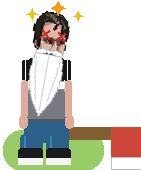

This chart was generated by the following Python code:
from PIL import Image, ImageDraw

def create_died_sprite(is_old=False):
    face_img = Image.open('scratch/face_young_clean.png').convert('RGBA')
    fw, fh = face_img.size
    sprite = Image.new('RGBA', (141, 170), (0, 0, 0, 0))
    draw = ImageDraw.Draw(sprite)

    # 1. Grass mound
    draw.rounded_rectangle([3, 130, 103, 170], radius=19, fill=(153, 204, 102, 255))

    # 2. Fallen Axe on right
    draw.rounded_rectangle([38, 127, 132, 139], radius=6, fill=(130, 95, 49, 255))
    draw.rectangle([111, 127, 141, 157], fill=(206, 69, 58, 255))
    draw.rectangle([111, 157, 141, 169], fill=(255, 255, 255, 255), outline=(190, 190, 190, 255))

    # 3. Slumped Skinny Blue Jeans
    draw.rounded_rectangle([24, 116, 68, 142], radius=6, fill=(43, 96, 138, 255))
    draw.rounded_rectangle([20, 134, 42, 154], radius=4, fill=(43, 96, 138, 255))
    draw.line([(24, 136), (24, 150)], fill=(59, 130, 182, 255), width=2)
    draw.rounded_rectangle([46, 134, 68, 154], radius=4, fill=(43, 96, 138, 255))
    draw.line([(50, 136), (50, 150)], fill=(59, 130, 182, 255), width=2)

    # Sneakers
    draw.rounded_rectangle([18, 148, 42, 164], radius=3, fill=(26, 26, 26, 255))
    draw.rectangle([18, 158, 42, 164], fill=(245, 245, 245, 255))
    draw.rounded_rectangle([46, 148, 70, 164], radius=3, fill=(26, 26, 26, 255))
    draw.rectangle([46, 158, 70, 164], fill=(245, 245, 245, 255))

    # 4. Skinny T-shirt
    draw.rounded_rectangle([28, 89, 64, 120], radius=3, fill=(120, 120, 128, 255))
    draw.line([(28, 119), (64, 119)], fill=(85, 85, 92, 255), width=2)

    draw.rounded_rectangle([28, 58, 64, 81], radius=3, fill=(22, 22, 24, 255))
    draw.rectangle([28, 81, 64, 89], fill=(248, 248, 250, 255))
    draw.line([(28, 81), (64, 81)], fill=(180, 180, 185, 255), width=1)
    draw.line([(28, 89), (64, 89)], fill=(140, 140, 145, 255), width=1)

    draw.rounded_rectangle([22, 60, 28, 80], radius=2, fill=(22, 22, 24, 255))
    draw.rounded_rectangle([64, 60, 70, 80], radius=2, fill=(22, 22, 24, 255))

    draw.rounded_rectangle([21, 80, 27, 118], radius=3, fill=(223, 172, 155, 255))
    draw.rounded_rectangle([65, 80, 71, 118], radius=3, fill=(223, 172, 155, 255))
    draw.rounded_rectangle([19, 115, 27, 128], radius=4, fill=(223, 172, 155, 255))
    draw.rounded_rectangle([65, 115, 73, 128], radius=4, fill=(223, 172, 155, 255))

    # 5. Knocked out Head
    target_fh = 55
    target_fw = int(fw * (target_fh / fh))
    head_canvas = Image.new('RGBA', (target_fw + 20, target_fh + 60), (0, 0, 0, 0))
    h_draw = ImageDraw.Draw(head_canvas)

    face_scaled = face_img.copy().resize((target_fw, target_fh), Image.Resampling.NEAREST)
    f_draw = ImageDraw.Draw(face_scaled)
    ex1, ey1 = int(target_fw * 0.38), int(target_fh * 0.40)
    ex2, ey2 = int(target_fw * 0.68), int(target_fh * 0.40)
    eye_col = (200, 50, 40, 255)
    f_draw.line([(ex1 - 4, ey1 - 4), (ex1 + 4, ey1 + 4)], fill=eye_col, width=2)
    f_draw.line([(ex1 - 4, ey1 + 4), (ex1 + 4, ey1 - 4)], fill=eye_col, width=2)
    f_draw.line([(ex2 - 4, ey2 - 4), (ex2 + 4, ey2 + 4)], fill=eye_col, width=2)
    f_draw.line([(ex2 - 4, ey2 + 4), (ex2 + 4, ey2 - 4)], fill=eye_col, width=2)

    head_canvas.paste(face_scaled, (10, 0), face_scaled)

    if is_old:
        # Draw long white beard on head_canvas (centered at x = 10 + target_fw//2)
        cx = 10 + target_fw // 2
        # Beard outer
        b_outer = [
            (cx - 13, 42), (cx - 15, 50), (cx - 16, 62), (cx - 14, 76), (cx - 10, 88), (cx - 4, 98),
            (cx, 104),
            (cx + 4, 98), (cx + 10, 88), (cx + 14, 76), (cx + 16, 62), (cx + 15, 50), (cx + 13, 42)
        ]
        h_draw.polygon(b_outer, fill=(225, 230, 235, 255), outline=(170, 178, 185, 255))
        b_inner = [
            (cx - 12, 43), (cx - 14, 51), (cx - 15, 62), (cx - 13, 75), (cx - 9, 87),
            (cx, 101),
            (cx + 9, 87), (cx + 13, 75), (cx + 15, 62), (cx + 14, 51), (cx + 12, 43)
        ]
        h_draw.polygon(b_inner, fill=(255, 255, 255, 255))
        for line in [[(cx - 12, 46), (cx - 11, 60), (cx - 6, 88)], [(cx, 44), (cx, 75), (cx, 98)], [(cx + 12, 46), (cx + 11, 60), (cx + 6, 88)]]:
            h_draw.line(line, fill=(205, 212, 220, 255), width=1)
        m_points = [
            (cx - 2, 38), (cx - 7, 37), (cx - 13, 39), (cx - 14, 42), (cx - 8, 42), (cx - 2, 40),
            (cx, 41),
            (cx + 2, 40), (cx + 8, 42), (cx + 14, 42), (cx + 13, 39), (cx + 7, 37), (cx + 2, 38)
        ]
        h_draw.polygon(m_points, fill=(255, 255, 255, 255), outline=(195, 202, 210, 255))

    # Tilt head slightly
    head_tilted = head_canvas.rotate(-10, resample=Image.Resampling.BICUBIC, expand=True)
    sprite.paste(head_tilted, (46 - (head_tilted.width // 2), 6), head_tilted)

    # Dizzy Stars
    def draw_star(cx, cy, r, color):
        points = [
            (cx, cy - r), (cx + r*0.3, cy - r*0.3),
            (cx + r, cy), (cx + r*0.3, cy + r*0.3),
            (cx, cy + r), (cx - r*0.3, cy + r*0.3),
            (cx - r, cy), (cx - r*0.3, cy - r*0.3)
        ]
        draw.polygon(points, fill=color)

    draw_star(32, 14, 6, (241, 196, 15, 255))
    draw_star(58, 8, 7, (243, 156, 18, 255))
    draw_star(78, 16, 5, (241, 196, 15, 255))

    return sprite

create_died_sprite(is_old=True).save('scratch/test_died_with_beard.png')
print('Saved scratch/test_died_with_beard.png')
